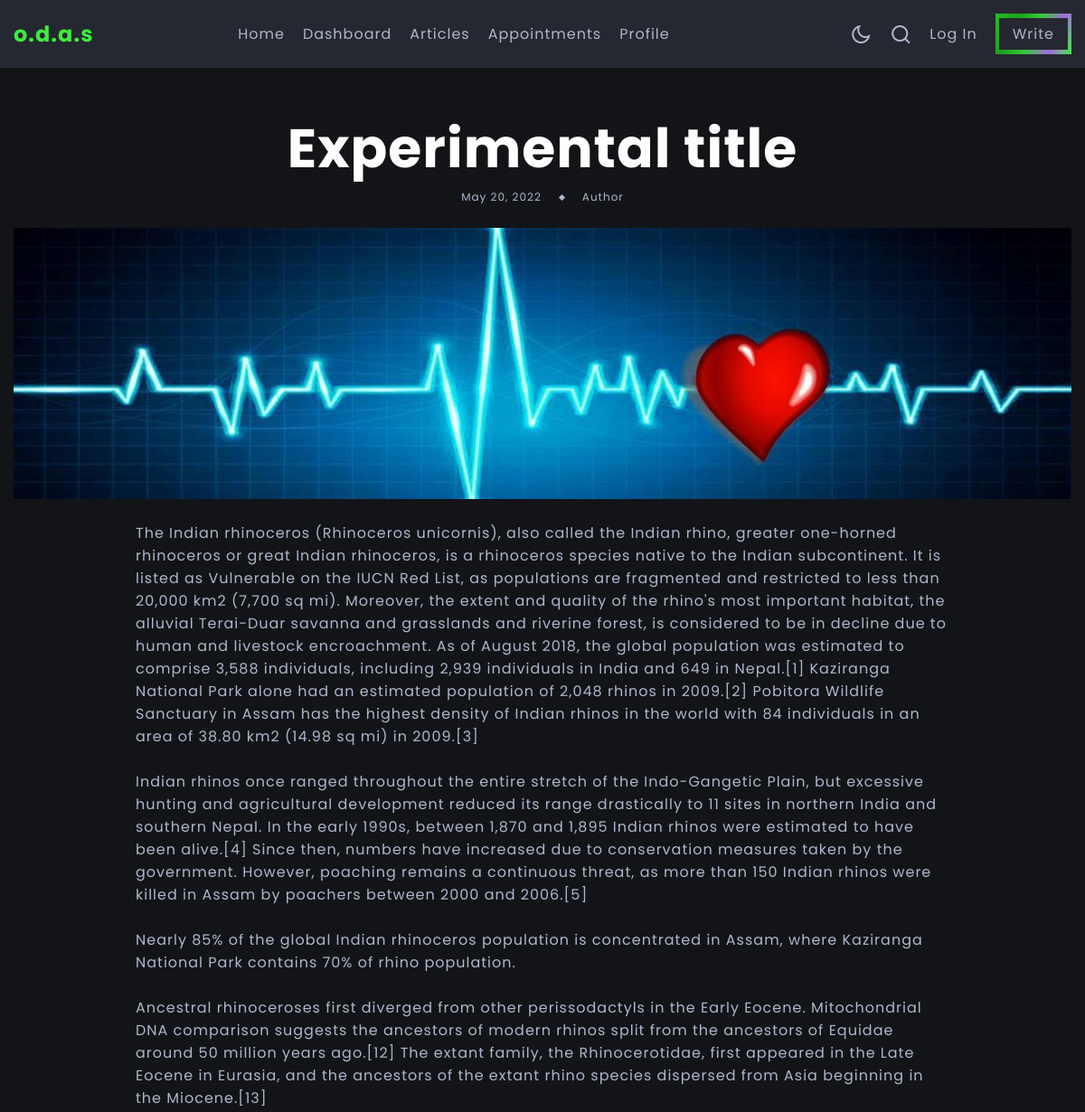
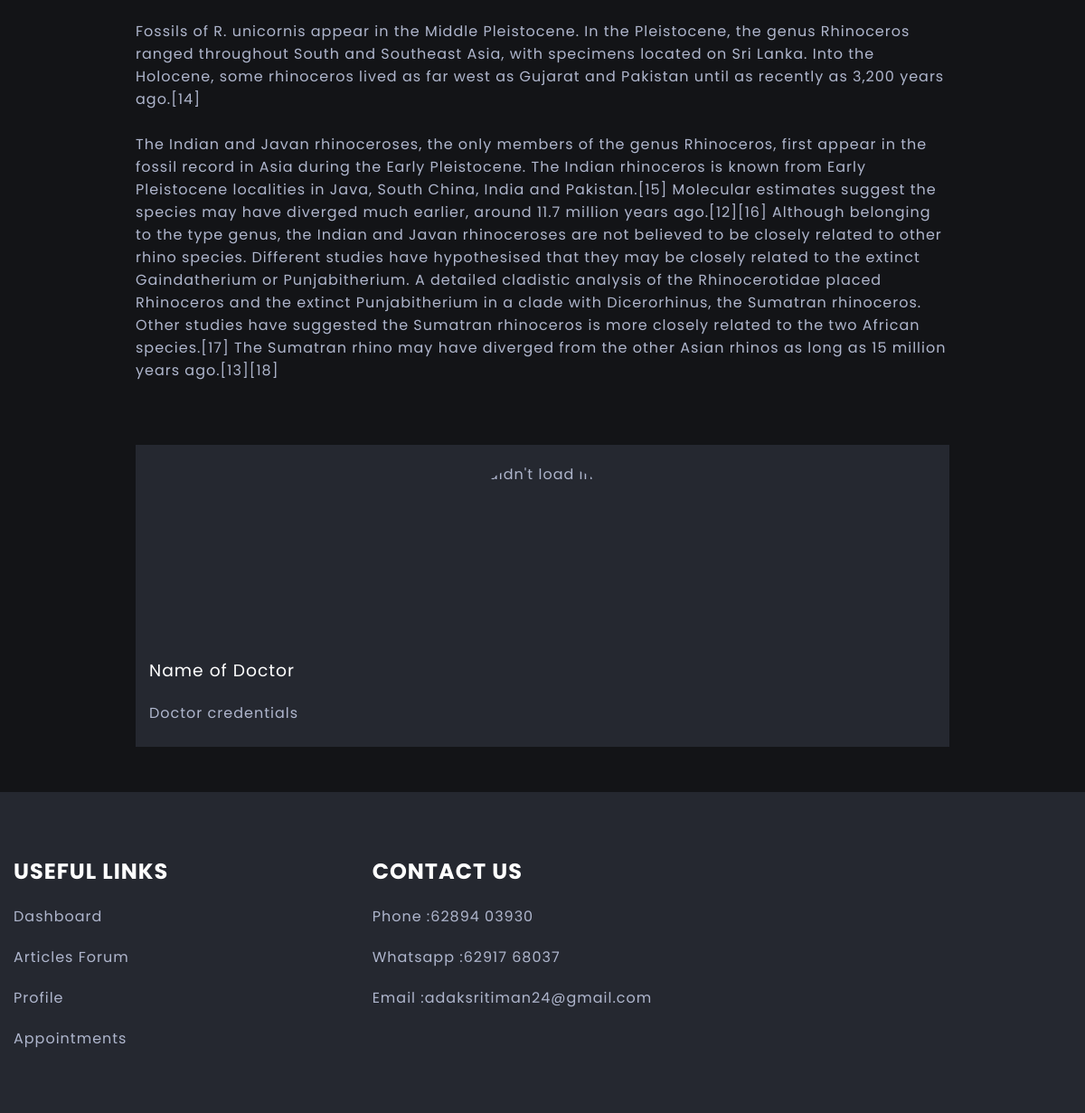
Page /read/5 on the committed database (2 pictures, top to bottom).
### article/models.py (models this page shows, shortened)
class Article(models.Model):
    title=models.CharField(max_length=100)
    upload_date=models.DateField(auto_now_add=True)
    image = models.ImageField(upload_to='blogs/%Y/%m/%d/', default='heart.jpg')
    blog=models.TextField(max_length=6500)

### article/views.py (the view)
# urls.py: path('read/<int:id>', views.read, name='read_article'),
def read(request,id):
    article=Article.objects.get(pk=id)
    return render(request, 'article/blogpage.html', {'article':article})

### article/templates/article/blogpage.html (shortened to what this page needs)
{% extends 'article/base1.html' %}
{% block content %}
<section class="blog-post section-header-offset">
    <div class="blog-post-container container">
        <div class="blog-post-data">
            <h3 class="title blog-post-title">{{article.title}}</h3>
            <div class="article-data">
                <span>{{article.upload_date}}</span>
                <span class="article-data-spacer"></span>
                <span>Author</span>
            </div>
            <img src="{{article.image.url}}" alt="Couldn't load image">
        </div>
        <div class="container">
            <div>{{article.blog|linebreaksbr}}</div>
            <div class="author d-grid">
                <div class="author-image-box">
                    <img src="" alt="Couldn't load image">
                </div>
                <div class="author-about">
                    <h3 class="author-name">Name of Doctor</h3>
                    <p>Doctor credentials</p>
                </div>
            </div>
        </div>
    </div>
</section>
{% endblock content %}

### article/static/article/css/main.css (style rules this page uses)
:root { --light-color: #fff; --light-color-alt: #afb6cd; --dark-color: #131417; --dark-color-alt: #252830; --hover-color: rgb(64, 236, 64); --hover-color-alt: #fff; --transparent-light-color:rgba(255,255,255,0.05); --transparent-dark-color:rgba(0,0,0,0.75); --gradient-color: linear-gradient(115deg, rgb(40, 185, 40), rgb(28, 161, 28), rgb(56, 200, 56), #a767e5, var(--hover-color)); --font-family:'Poppins',sans-serif; --font-size-xsm:1.2rem; --font-size-sm:1.6rem; --font-size-md:2.4rem; --font-size-lg:3rem; --font-size-xl:4rem; --gap:2rem; --margin-sm:2rem; --margin-md:3rem; --item-min-height-sm:20rem; --item-min-height-md:30rem; }
* { margin: 0; padding: 0; box-sizing: border-box; }
html { font-size: 62.5%; }
body { font-family: var(--font-family); font-size: var(--font-size-sm); color: var(--light-color-alt); background-color: var(--dark-color); letter-spacing: 1px; transition: background-color .25s, color .25s; }
img { max-width: 100%; display: block; }
.container { max-width: 160rem; margin: 0 auto; padding: 0 1.5rem; }
.d-grid { display: grid; }
.section-header-offset { margin-top: 7.4rem; }
.article-data-spacer { width: 0.5rem; height: 0.5rem; background-color: var(--light-color-alt); transform: rotate(45deg); }
.article-data { display: flex; align-items: center; gap: var(--gap); font-size: var(--font-size-xsm); margin-bottom: 1rem; }
.title { padding-top: 2rem; color: var(--light-color); }
.blog-post { padding-bottom: 5rem; }
.blog-post-data { display: flex; flex-direction: column; align-items: center; text-align: center; padding-block: 2.5rem; }
.blog-post-title { font-size: clamp(3rem, 5vw, 6rem); }
.blog-post-data .article-data { margin-bottom: 2.5rem; }
.blog-post-data img { width: 100%; height: var(--item-min-height-sm); object-fit: cover; object-position: center ; }
.blog-post-container .container { max-width: 90rem; padding: 0; display: flex; flex-direction: column; gap: var(--gap); }
.author { margin-top: 5rem; gap: var(--gap); background-color: var(--dark-color-alt); }
.author-image-box { position: relative; height: var(--item-min-height-sm); }
.author-about { padding: 1.5rem; display: flex; flex-direction: column; gap: var(--gap); }
.author-name { color: var(--light-color); font-weight: 400; }
.author p { max-width: 50rem; margin-bottom: 1rem; }
.author-image-box img { position: absolute; width: 200px; height: 200px; border-radius: 150px; transition: transform 0.25s; transform: translateX(-50%); left: 50%; top: 10%; }
@media screen and (min-width:768px) { .blog-post-data img { height: var(--item-min-height-md); } }

### rows in the picture
Article: title "Experimental title", upload_date "May 20, 2022", image (picture), blog "The Indian rhinoceros (Rhinoceros unicornis), also called the Indian rhino, greater one-horned rhinoceros or great Indian rhinoceros, is a rhinoceros species native to the Indian subcontinent. It is listed as Vulnerable on the IUCN Red List, as populations are fragmented and restricted to less than 20,000 km2 (7,700 sq mi). Moreover, the extent and quality of the rhino's most important habitat, the alluvial Terai-Duar savanna and grasslands and riverine forest, is considered to be in decline due to human and livestock encroachment. As of August 2018, the global population was estimated to comprise 3,588 individuals, including 2,939 individuals in India and 649 in Nepal.[1] Kaziranga…"
